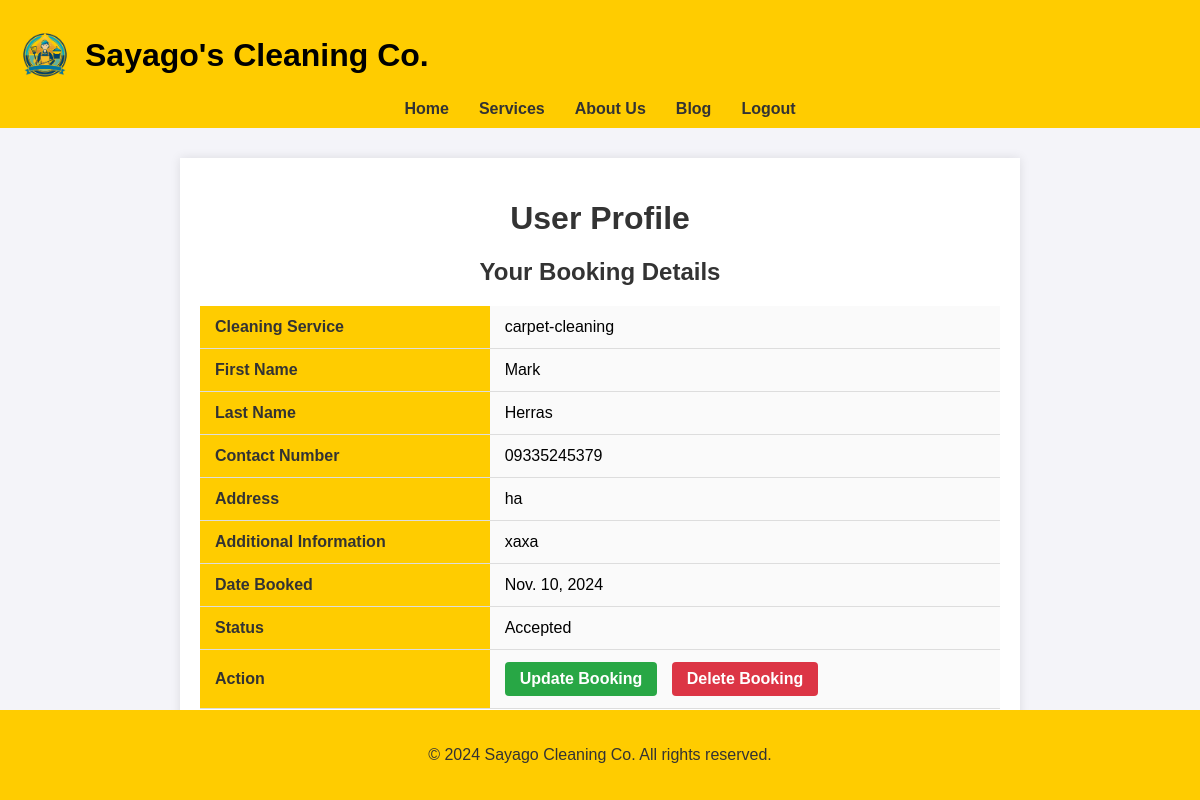
Page /profile/ (signed in) on the committed database.
### cleaning/models.py (models this page shows, shortened)
class Booking(models.Model):
    booking_id = models.AutoField(primary_key=True, editable=False)
    CLEANING_CHOICES = [
    ('residential', 'Residential Cleaning'),
    ('commercial', 'Commercial Cleaning'),
    ('deep-cleaning', 'Deep Cleaning'),
    ('move-in-out', 'Move-in/Move-out Cleaning'),
    ('carpet-cleaning', 'Carpet Cleaning'),
    ('upholstery-cleaning', 'Upholstery Cleaning'),
    ('window-cleaning', 'Window Cleaning'),
    ('eco-friendly', 'Eco-friendly Green Cleaning'),
    ('anti-bacterial-mist', 'Anti-Bacterial Mist Treatment'),
    ('car-interior-detailing', 'Car Interior Detailing'),
    ('deep-dry-cleaning', 'Deep Dry Cleaning'),
    ('deep-home-cleaning', 'Deep Home Cleaning'),
    ('deep-upholstery-shampooing', 'Deep Upholstery Shampooing'),
    ('steam-sterilization', 'Superior Steam Sterilization'),
]
    PENDING = 'pending'
    CONFIRMED = 'confirmed'
    DENIED = 'denied'
    COMPLETED = 'completed'
    STATUS_CHOICES = [
        (CONFIRMED, 'Confirmed'),
        (PENDING, 'Pending'),
        (DENIED, 'Denied'),
        (COMPLETED, 'Completed'),
    ]
    user = models.ForeignKey(User, on_delete=models.CASCADE)
    cleaning_service = models.CharField(max_length=100, choices=CLEANING_CHOICES)
    first_name = models.CharField(max_length=100)
    last_name = models.CharField(max_length=100, default='Unknown')
    contact_number = models.CharField(max_length=15)
    address = models.TextField()
    additional_info = models.TextField(blank=True, null=True)
    status = models.CharField(max_length=20, choices=STATUS_CHOICES, default=PENDING)
    created_at = models.DateTimeField(auto_now_add=True)
    booking_date = models.DateField()

### cleaning/views.py (the view)
# urls.py: path('profile/', views.profile_view, name='user_profile'),
def profile_view(request):
    booking = Booking.objects.filter(user=request.user).last()  # Get the most recent booking
    return render(request, 'cleaning/user_profile.html', {'booking': booking})

### cleaning/templates/cleaning/user_profile.html (shortened to what this page needs)
<!DOCTYPE html>
<html lang="en">
<head>
    {% load static %}
    <link rel="stylesheet" href="{% static 'styles/user_profile.css' %}?101">
</head>
<body>
    <header>
        <nav>
            <div class="logo-title-container">
                <img src="{% static 'images/logo1.png' %}" class="logo" alt="logo">
                <h1 class="site-title">Sayago's Cleaning Co.</h1>
            </div>
            <ul class="centered-menu">
                <li><a href="{% url 'u_home' %}">Home</a></li>
                <li><a href="{% url 'user_services' %}">Services</a></li>
                <li><a href="{% url 'user_about' %}">About Us</a></li>
                <li><a href="{% url 'user_blog' %}">Blog</a></li>
                <li><a href="{% url 'home' %}">Logout</a></li>
            </ul>
        </nav>
    </header>
    <div class="content">
        <h1>User Profile</h1>
        <div class="profile-info">
            <h2>Your Booking Details</h2>
            {% if booking %}
                <table>
                    <tr>
                        <th>Cleaning Service</th>
                        <td>{{ booking.cleaning_service }}</td>
                    </tr>
                    <tr>
                        <th>First Name</th>
                        <td>{{ booking.first_name }}</td>
                    </tr>
                    <tr>
                        <th>Last Name</th>
                        <td>{{ booking.last_name }}</td>
                    </tr>
                    <tr>
                        <th>Contact Number</th>
                        <td>{{ booking.contact_number }}</td>
                    </tr>
                    <tr>
                        <th>Address</th>
                        <td>{{ booking.address }}</td>
                    </tr>
                    <tr>
                        <th>Additional Information</th>
                        <td>{{ booking.additional_info }}</td>
                    </tr>
                    <tr>
                        <th>Date Booked</th>
                        <td>{{ booking.booking_date }}</td>
                    </tr>
                    <tr>
                        <th>Status</th>
                        <td>{{ booking.status }}</td>
                    </tr>
                    <tr>
                        <th>Action</th>
                        <td>
                            <a href="{% url 'update_booking' booking.pk %}" class="action-btn update-btn">Update Booking</a>
                            <a href="{% url 'delete_booking' booking.pk %}" class="action-btn delete-btn" onclick="return confirm('Are you sure you want to delete this booking?');">Delete Booking</a>
                        </td>
                    </tr>
                </table>
            {% else %}
                <p>No booking found. Please make a booking.</p>
            {% endif %}
        </div>
    </div>
    <footer>
        <p>&copy; 2024 Sayago Cleaning Co. All rights reserved.</p>
    </footer>
</body>
</html>

### cleaning/static/styles/user_profile.css (style rules this page uses)
body { font-family: Arial, sans-serif; margin: 0; padding: 0; background-color: #f4f4f9; }
header { background-color: #ffcc00; padding: 10px 0; }
nav ul { list-style-type: none; margin: 0; padding: 0; display: flex; justify-content: center; }
nav ul li { margin: 0 15px; }
nav ul li a { text-decoration: none; color: #333; font-weight: bold; }
nav .logo { height: 50px; margin-left: 20px; }
.content { max-width: 800px; margin: 30px auto; padding: 20px; background-color: #fff; box-shadow: 0 0 10px rgba(0, 0, 0, 0.1); }
h1, h2 { color: #333; text-align: center; }
table { width: 100%; border-collapse: collapse; margin-top: 20px; font-size: 16px; }
th, td { padding: 12px 15px; text-align: left; border-bottom: 1px solid #ddd; }
th { background-color: #ffcc00; color: #333; font-weight: bold; }
td { background-color: #fafafa; }
.action-btn { display: inline-block; padding: 8px 15px; text-decoration: none; color: #fff; border-radius: 4px; font-weight: bold; margin-right: 10px; }
.update-btn { background-color: #28a745; }
.delete-btn { background-color: #dc3545; }
footer { text-align: center; padding: 20px 0; background-color: #ffcc00; color: #333; position: fixed; width: 100%; bottom: 0; }
.logo-title-container { display: flex; align-items: center; }
.logo { height: 170px; margin-right: 15px; }
.site-title { color: black; font-size: 32px; font-weight: bold; }

### rows in the picture
Booking: cleaning_service "carpet-cleaning", first_name "Mark", last_name "Herras", contact_number "09335245379", address "ha", additional_info "xaxa", booking_date "Nov. 10, 2024", status "Accepted"
